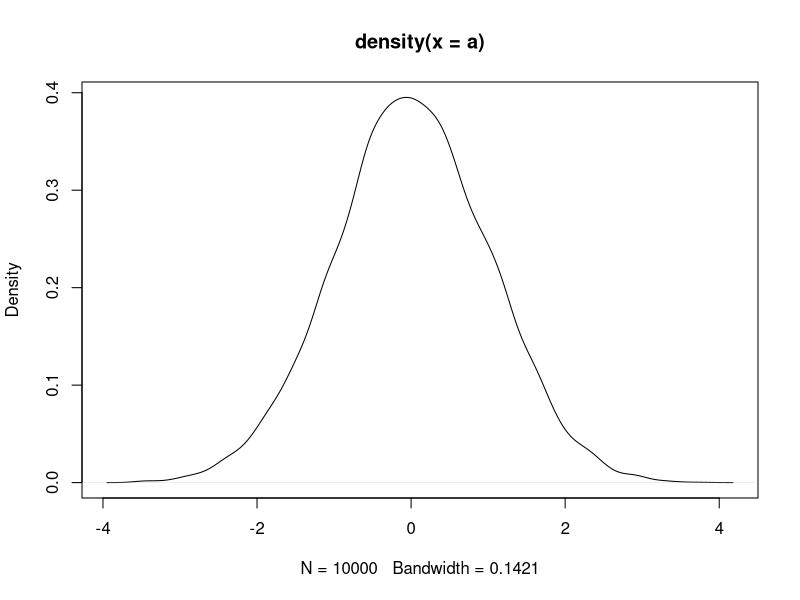
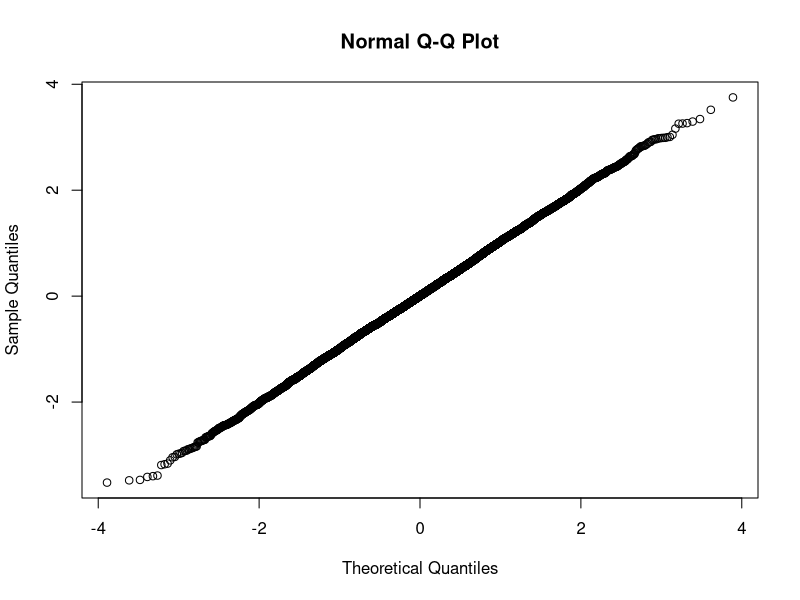

These figures' R source, in order:
#calculate the derivative of a function numerically
#x is the point to evaluate the derivate at
#fun is the log-concave function h
#a is the lower bound, b is the upper bound
#return the derivative approximately h'(x) at x
Deriv_sub <- function(x, fun=h, a, b){
  if (x == a) {return ((fun(x + 1e-9)-fun(x))/1e-9)}
  if (x == b) {return ((fun(x) - fun(x - 1e-9))/1e-9)}
  if (a <= x && x <= b) {return((fun(x + 1e-9)-fun(x - 1e-9))/2e-9)}
}

#initialize the info matrix giving lower bound and upper bound
#a is the lower bound, b is the upper bound
#fun is the log-concave function h
#deriv is the derivative function
#return a matrix including initial x, h(x), h'(x)
init_mat <- function(a,b,fun,deriv){
  #this mat stores x,f(x) and df(x)
  mat <- matrix(nrow = 2,ncol = 3)
  mat[1,1] <- a
  mat[1,2] <- fun(a)
  if(!is.finite(mat[1,2])){
    stop('a is not defined on function h', call. = FALSE)
  }
  mat[1,3] <- deriv(a,fun,a,b)
  mat[2,1] <- b
  mat[2,2] <- fun(b)
  if(!is.finite(mat[2,2])){
    stop('b is not defined on function h', call. = FALSE)
  }
  mat[2,3] <- deriv(b,fun,a,b)
  return(mat)
}

#calculate z value given two adjacent values of x
calc_z <-function(mat){
  return((mat[2, 2] - mat[1, 2] -mat[2, 1]*mat[2, 3] +
            mat[1, 1]*mat[1, 3])/(mat[1, 3] - mat[2, 3]))
}

#mat is the initial infor matrix
#return initialize vector z given the initial infor matrix
#z_0 is lower bound, z_k is the upper bound
init_z <- function(mat){
  z <- c()
  z[1] <- mat[1,1]
  z[3] <- mat[2,1]
  #if the slopes at a and b are equal, set z as the mean of a and b
  if (abs(mat[2,3]-mat[1,3]) < 1e-8){
    z[2] <- (mat[2,1] + mat[1,1])/2
  } else {
    z[2] <- calc_z(mat)
  }
  return(z)
}


#mat is the ordered infor matrix
#x_star is the sample needed to be updated
#fun is the log-concave function h
#deriv is the derivative function
#retun updated infor matrix with ascending order of x
update_mat <- function(mat,x_star,fun,deriv,a,b){
  index <- sum(mat[,1] < x_star) #find the location to insert x*
  tmp <- matrix(NA,1,3)
  mat <- rbind(mat,tmp)
  mat[(index+2):nrow(mat),] <- mat[(index+1):(nrow(mat)-1),]
  mat[(index+1),] <- c(x_star,fun(x_star),deriv(x_star,fun,a,b))
  return(mat)
}


update_z <- function(z,x_star,mat){
  if (nrow(mat) <= 2){
    stop("something wrong with info matrix", call. = FALSE)
  }
  index <- which(mat[,1] == x_star)
  z <- c(z,NA)
  tmp_mat1 <- mat[(index-1):index,]
  tmp_mat2 <- mat[index:(index+1),]
  if (sum(abs(diff(mat[(index-1):(index+1),3]))) < 1e-6){
    z1 <- mat[(index-1),1] + (mat[(index+1),1] - mat[(index-1),1])/3
    z2 <- mat[(index-1),1] + (mat[(index+1),1] - mat[(index-1),1])/3*2
  } else {
    z1 <- calc_z(tmp_mat1)
    z2 <- calc_z(tmp_mat2)
  }
  if((round(z1, digits = 6) > round(z2, digits = 6))){
    stop('something wrong with updated z value, check log-convexity!',
         call. = FALSE)
  }
  z[(index+2):length(z)] <- z[(index+1):(length(z)-1)]
  z[index] <- z1
  z[index+1] <- z2
  return(z)
}


sample_x <- function(z, mat, n=1){
  uk1 <- exp(mat[,2]+(z[-1]-mat[,1])*mat[,3])
  uk2 <- exp(mat[,2]+(z[-length(z)]-mat[,1])*mat[,3])
  p <- rep(NA,nrow(mat))
  p <- (uk1-uk2)/mat[,3]
  
  # normalize p
  p_norm <- p/sum(p)
  w <- runif(n)
  # determine the range we want to sample from
  i <- sum(cumsum(p_norm) < w) + 1
  
  # sample x using inverse cdf
  samp_x <- (log(p[i]*mat[i,3]*runif(n)+exp(mat[i,2]+(z[i]-mat[i,1])*mat[i,3]))-mat[i,2])/mat[i,3]+mat[i,1]
  return(samp_x)
}

upper_bound <- function(z, mat, samp_x){
  #compare samp_x with z to find which segment of line to calculate
  index <- which(z > samp_x)[1] - 1
  u <- mat[index,2] + (samp_x - mat[index,1])*mat[index,3]
  return(u)
}

lower_bound <- function(mat, samp_x){
  index <- rev(which(mat[,1] < samp_x))[1]
  l <- ((mat[(index+1),1]-samp_x)*mat[index,2]+(samp_x-mat[index,1])*mat[(index+1),2])/(mat[(index+1),1]-mat[index,1])
  return(l)
}

#check if h'(x) decrease monotonically
check_concave <- function(mat){
  #check if h'(x) decrease monotonically
  return(prod(mat[,3][-1] <= mat[,3][-nrow(mat)])==1)
}

ars <- function(samp_n, g, a=-Inf, b=Inf){
  
  if(class(g) != "function"){
    stop('g should be a function')
  }
  
  ## Take log of input function ##
  h <- function(x){
    return(log(g(x)))
  }
  
  
  #initialize return value
  final_x <- rep(NA, samp_n)
  counter <- 0
  
  ##Check starting point
  ct <- 0
  step_width <- 0.5
  start_val <- 0
  
  if(a != -Inf && b != Inf){
    mat <- init_mat(a, b, h, Deriv_sub)
    z <- init_z(mat)
  }
  
  if(a == -Inf && b != Inf){
    if(start_val > b){
      start_val <- b - step_width
    }
    a_star <- start_val
    test_de <- Deriv_sub(a_star,fun=h,a,b)
    while( -Inf < test_de && test_de <= 0 && ct <= 50){
      a_star <- a_star - step_width
      test_de <- Deriv_sub(a_star,fun=h,a,b)
      ct <- ct + 1
    }
    mat <- init_mat(a_star, b, h, Deriv_sub)
    z <- init_z(mat) ## wrong? a_star or a?
  }
  
  if(a != -Inf && b == Inf){
    if(start_val < a){
      start_val <- a + step_width
    }
    b_star <- start_val
    test_de <- Deriv_sub(b_star, fun = h, a, b)
    while( 0 <= test_de && test_de < Inf && ct <= 50){
      b_star <- b_star + step_width
      test_de <- Deriv_sub(b_star, fun = h, a, b)
      ct <- ct + 1
    }
    mat <- init_mat(a, b_star, h, Deriv_sub)
    z <- init_z(mat)
  }
  
  if(a == -Inf && b == Inf){
    a_star <- start_val - step_width
    b_star <- start_val + step_width
    test_de_a <- Deriv_sub(a_star, fun = h, a, b)
    test_de_b <- Deriv_sub(b_star, fun = h, a, b)
    while(-Inf < test_de_a && test_de_a <= 0 && ct <= 50){
      a_star <- a_star - step_width
      test_de_a <- Deriv_sub(a_star, fun = h, a, b)
      ct <- ct + 1
    }
    while(0 <= test_de_b && test_de_b < Inf && ct <= 100){
      b_star <- b_star + step_width
      test_de_b <- Deriv_sub(b_star, fun = h, a, b)
      ct <- ct + 1
    }
    mat <- init_mat(a_star, b_star, h, Deriv_sub)
    z <- init_z(mat)
  }
  
  while(counter < samp_n){
    if (!check_concave(mat)){
      stop('Input must be a log-concave function')
    }
    samp_x_n = 1
    samp_x <- sample_x(z, mat, samp_x_n)
    w <- runif(samp_x_n)
    
    u <- upper_bound(z, mat, samp_x)
    l <- lower_bound(mat, samp_x)
    if(w <= exp(l-u)){
      counter = counter + 1
      final_x[counter] = samp_x
    }
    else{
      if (w <= exp(h(samp_x)-u)){
        counter = counter + 1
        final_x[counter] = samp_x
      }
      mat <- update_mat(mat, samp_x, h, Deriv_sub,a,b)
      z <- update_z(z, samp_x, mat)
    }
  }
  return(final_x)
}

dnor <- function(x){
  return((1/(sqrt(2*pi)))*exp(-(x^2)/2))
}

a <- ars(10000, dnor, a = -10, b = 10)
plot(density(a))
qqnorm(a)
